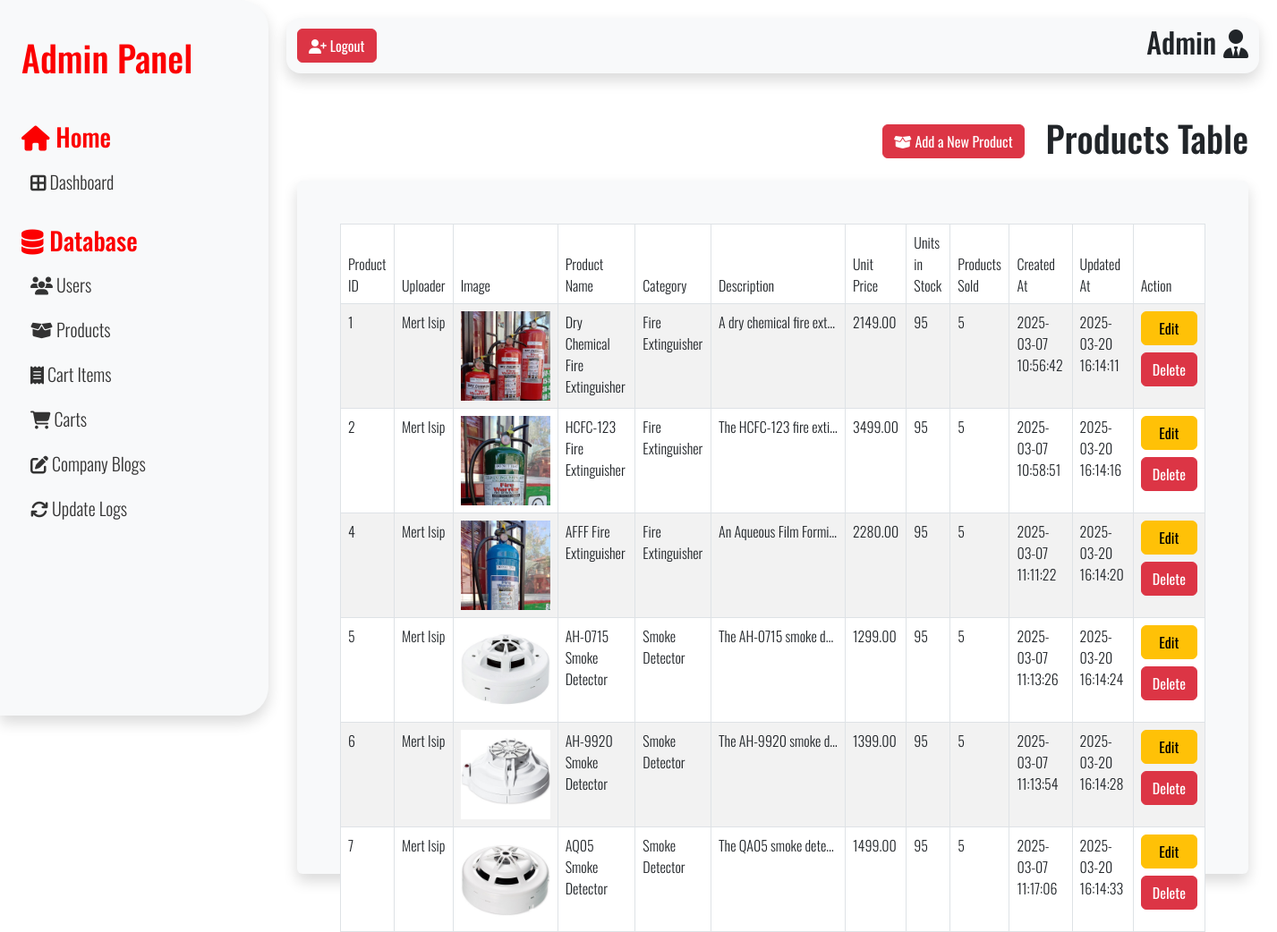
The app's page /src/adminIndex.php?page=products (signed in) with its own data.
### tables this page shows
CREATE TABLE `products_tbl` (
  `productID` int(11) NOT NULL AUTO_INCREMENT,
  `userID` int(11) DEFAULT NULL,
  `productName` varchar(50) NOT NULL,
  `productIMG` varchar(100) NOT NULL,
  `categoryID` int(11) DEFAULT NULL,
  `productDesc` text NOT NULL,
  `productPrice` decimal(10,2) NOT NULL DEFAULT 0.00,
  `inStock` int(11) NOT NULL DEFAULT 0,
  `prodSold` int(11) NOT NULL DEFAULT 0,
  `createdAt` datetime NOT NULL DEFAULT current_timestamp(),
  `updatedAt` datetime NOT NULL DEFAULT current_timestamp(),
  PRIMARY KEY (`productID`),
  UNIQUE KEY `productName` (`productName`),
  KEY `productCategoryFK` (`categoryID`) USING BTREE,
  KEY `productUserFK` (`userID`),
  CONSTRAINT `productCategoryFK` FOREIGN KEY (`categoryID`) REFERENCES `categories_tbl` (`categoryID`) ON DELETE SET NULL ON UPDATE NO ACTION,
  CONSTRAINT `productUserFK` FOREIGN KEY (`userID`) REFERENCES `users_tbl` (`userID`) ON DELETE SET NULL ON UPDATE NO ACTION
);

CREATE TABLE `categories_tbl` (
  `categoryID` int(11) NOT NULL AUTO_INCREMENT,
  `categoryName` varchar(50) NOT NULL,
  `createdAt` datetime NOT NULL DEFAULT current_timestamp(),
  `updatedAt` datetime NOT NULL DEFAULT current_timestamp(),
  PRIMARY KEY (`categoryID`),
  UNIQUE KEY `categoryName` (`categoryName`)
);

### src/adminPages/productsTable.php (the view, shortened to what this page needs)
<?php
require_once 'weltz_dbconnect.php';
$productsSQL =
    "SELECT
        p.productID,
        CONCAT(u.userFname, ' ', u.userLname) AS userFullName,
        p.productIMG,
        p.productName,
        c.categoryName,
        p.productDesc,
        p.productPrice,
        p.inStock,
        p.prodSold,
        p.createdAt,
        p.updatedAt
    FROM
        products_tbl p
    JOIN
        users_tbl u ON p.userID = u.userID
    JOIN
        categories_tbl c ON p.categoryID = c.categoryID
    ";
$productsSQLResult = $conn->query($productsSQL);
?>
<div class="userTableHeader mb-3 d-flex justify-content-end align-items-center gap-3">
    <button type="button" class="btn btn-danger me-2" data-bs-toggle="modal" data-bs-target="#addNewProdModal">
        <i class="fa-solid fa-box-open"></i> Add a New Product
    </button>
    <h1>Products Table</h1>
</div>
<div class="table-container container-fluid bg-light p-5 rounded shadow">
    <table id="myTable" class="table table-bordered table-striped">
        <thead>
            <tr>
                <th>Product ID</th>
                <th>Uploader</th>
                <th>Image</th>
                <th>Product Name</th>
                <th>Category</th>
                <th>Description</th>
                <th>Unit Price</th>
                <th>Units in Stock</th>
                <th>Products Sold</th>
                <th>Created At</th>
                <th>Updated At</th>
                <th>Action</th>
            </tr>
        </thead>
        <tbody>
            <?php
            if ($productsSQLResult->num_rows > 0) {
                while ($row = $productsSQLResult->fetch_assoc()) {
            ?>
                    <tr>
                        <td><?php echo $row['productID'] ?></td>
                        <td><?php echo $row['userFullName'] ?></td>
                        <td><img src="<?php echo $row['productIMG'] ?>" alt="<?php echo $row['productName'] ?>" style="width:100px"></td>
                        <td><?php echo $row['productName'] ?></td>
                        <td><?php echo $row['categoryName'] ?></td>
                        <td style="max-width: 150px; white-space: nowrap; overflow: hidden; text-overflow: ellipsis;"><?php echo $row['productDesc'] ?></td>
                        <td><?php echo $row['productPrice'] ?></td>
                        <td><?php echo $row['inStock'] ?></td>
                        <td><?php echo $row['prodSold'] ?></td>
                        <td><?php echo  $row['createdAt'] ?></td>
                        <td><?php echo  $row['updatedAt'] ?></td>
                        <td>
                            <div class='d-grid gap-2'>
                                <button class='editProdBtn btn btn-warning' data-bs-toggle="modal" data-bs-target="#editProdModal">Edit</button>
                                <button class='delProdBtn btn btn-danger' data-bs-toggle="modal" data-bs-target="#deleteProdModal">Delete</button>
                            </div>
                        </td>
                    </tr>
                <?php
                }
            } else {
                ?>
                <h1 class="text-center">No products found</h1>
            <?php
            }
            ?>
        </tbody>
    </table>
</div>

### src/styles.css (style rules this page uses)
* { padding: 0; margin: 0; font-family: "Oswald", sans-serif; font-family: "Oswald", sans-serif; font-optical-sizing: auto; font-weight: 300; font-style: normal; }
html { scroll-behavior: smooth; }
body { background-color: white; color: #231f20; }
.adminPanel { display: flex; }
.table-container { height: 775px; max-height: 875px; z-index: 1; }

### records on screen
products_tbl: productID "1", userFullName "Mert Isip", productIMG (picture), productName "Dry Chemical Fire Extinguisher", categoryID.categoryName "Fire Extinguisher", productDesc "A dry chemical fire exti…", productPrice "2149.00", inStock "95", prodSold "5", createdAt "2025-03-07 10:56:42", updatedAt "2025-03-20 16:14:11"
products_tbl: productID "2", userFullName "Mert Isip", productIMG (picture), productName "HCFC-123 Fire Extinguisher", categoryID.categoryName "Fire Extinguisher", productDesc "The HCFC-123 fire exti…", productPrice "3499.00", inStock "95", prodSold "5", createdAt "2025-03-07 10:58:51", updatedAt "2025-03-20 16:14:16"
products_tbl: productID "4", userFullName "Mert Isip", productIMG (picture), productName "AFFF Fire Extinguisher", categoryID.categoryName "Fire Extinguisher", productDesc "An Aqueous Film Formi…", productPrice "2280.00", inStock "95", prodSold "5", createdAt "2025-03-07 11:11:22", updatedAt "2025-03-20 16:14:20"
products_tbl: productID "5", userFullName "Mert Isip", productIMG (picture), productName "AH-0715 Smoke Detector", categoryID.categoryName "Smoke Detector", productDesc "The AH-0715 smoke d…", productPrice "1299.00", inStock "95", prodSold "5", createdAt "2025-03-07 11:13:26", updatedAt "2025-03-20 16:14:24"
products_tbl: productID "6", userFullName "Mert Isip", productIMG (picture), productName "AH-9920 Smoke Detector", categoryID.categoryName "Smoke Detector", productDesc "The AH-9920 smoke d…", productPrice "1399.00", inStock "95", prodSold "5", createdAt "2025-03-07 11:13:54", updatedAt "2025-03-20 16:14:28"
products_tbl: productID "7", userFullName "Mert Isip", productIMG (picture), productName "AQ05 Smoke Detector", categoryID.categoryName "Smoke Detector", productDesc "The QA05 smoke dete…", productPrice "1499.00", inStock "95", prodSold "5", createdAt "2025-03-07 11:17:06", updatedAt "2025-03-20 16:14:33"
